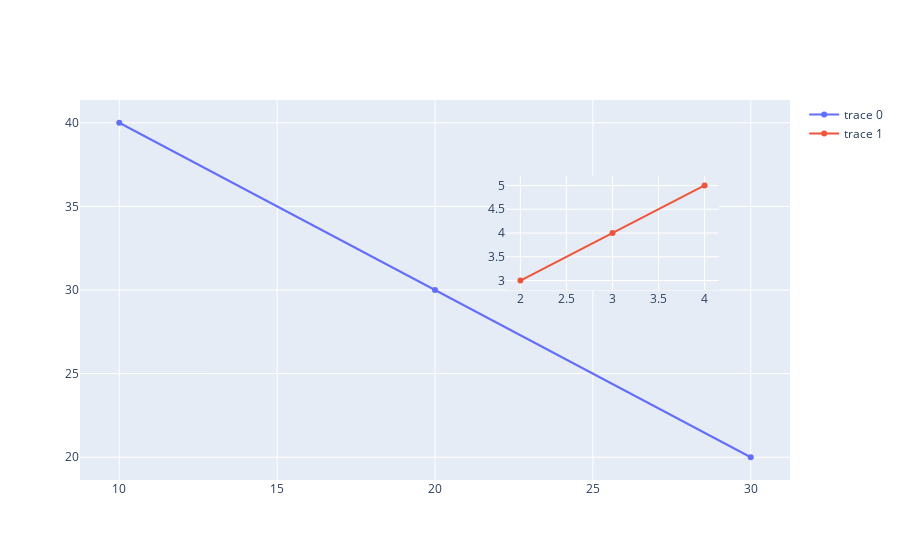

The notebook cell saved with this chart:
### Code cell
fig=go.Figure(data=data,
             layout=layout)
offline.iplot(fig)

### Figure 1 — Plotly figure (JSON) as saved in the notebook; plotly's stock layout.template omitted (floating-point values rounded to 4 significant figures)
{"data": [{"type": "scatter", "x": [10, 20, 30], "y": [40, 30, 20]}, {"type": "scatter", "x": [2, 3, 4], "xaxis": "x2", "y": [3, 4, 5], "yaxis": "y2"}], "layout": {"xaxis2": {"anchor": "y2", "domain": [0.6, 0.9]}, "yaxis2": {"anchor": "x2", "domain": [0.5, 0.8]}}}
